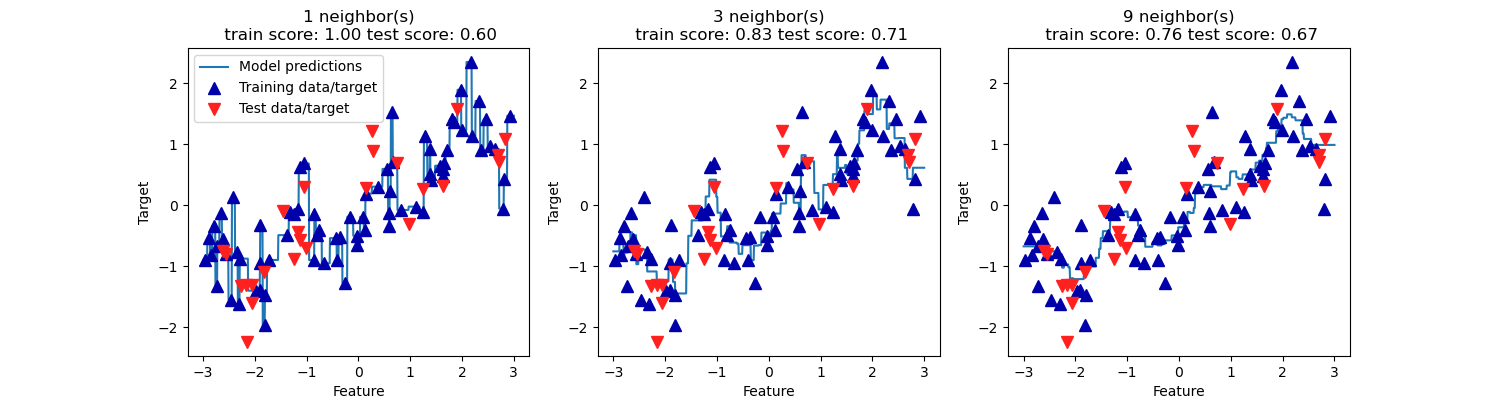

This chart was generated by the following Python code:
import mglearn
import mglearn
import matplotlib.pyplot as plt
from mglearn.datasets import make_forge, make_wave
from sklearn.model_selection import train_test_split
from sklearn.neighbors import KNeighborsRegressor
import  numpy as np
if __name__ == '__main__':
    # mglearn.plots.plot_knn_regression(n_neighbors=3)
    # plt.savefig("plot_knn_regression_3.png")
    # plt.show()

    X, y = make_wave()
    X_train, X_test, y_train, y_test = train_test_split(X, y)
    # print("X_train shape:{}".format(X_train.shape))  # X_train shape:(75, 1)
    # print("y_train shape:{}".format(y_train.shape))  # y_train shape:(75,)
    # print("X_test shape:{}".format(X_test.shape))  # X_test shape:(25, 1)
    # print("y_test shape:{}".format(y_test.shape))  # y_test shape:(25,)

    reg = KNeighborsRegressor(n_neighbors=3)
    reg.fit(X_train, y_train)

    print("test set predictions: \n{}".format(reg.predict(X_test)))
    print("test set R^2: {:.2f}".format(reg.score(X_test, y_test)))
    #
    fig, axes = plt.subplots(1, 3, figsize=(15, 4))
    # 创建1000个数据点，在-3和3之间均匀分布
    line = np.linspace(-3, 3, 1000).reshape(-1, 1)
    for n_neighbors, ax in zip([1, 3, 9], axes):
        # 利用1个、3个或9个邻居分别进行预测
        reg = KNeighborsRegressor(n_neighbors=n_neighbors)
        reg.fit(X_train, y_train)
        ax.plot(line, reg.predict(line))
        ax.plot(X_train, y_train, '^', c=mglearn.cm2(0), markersize=8)
        ax.plot(X_test, y_test, 'v', c=mglearn.cm2(1), markersize=8)
        ax.set_title(
            "{} neighbor(s)\n train score: {:.2f} test score: {:.2f}".format(
                n_neighbors, reg.score(X_train, y_train),
                reg.score(X_test, y_test)))
        ax.set_xlabel("Feature")
        ax.set_ylabel("Target")
    axes[0].legend(["Model predictions", "Training data/target",
                    "Test data/target"], loc="best")
    plt.savefig("KNeighborsRegressor.png")
    plt.show()
